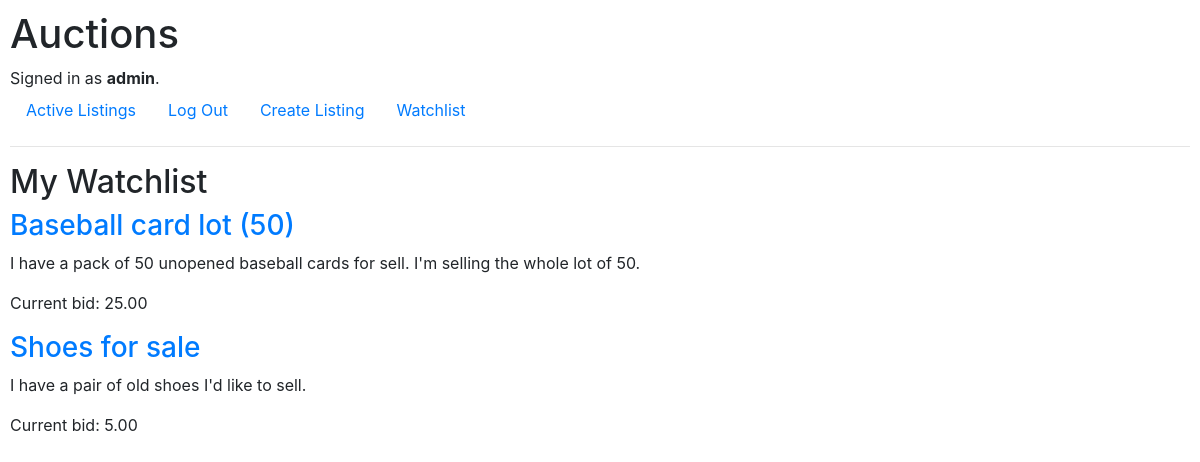
/watchlist (signed in), run on an earlier commit of the app's database.
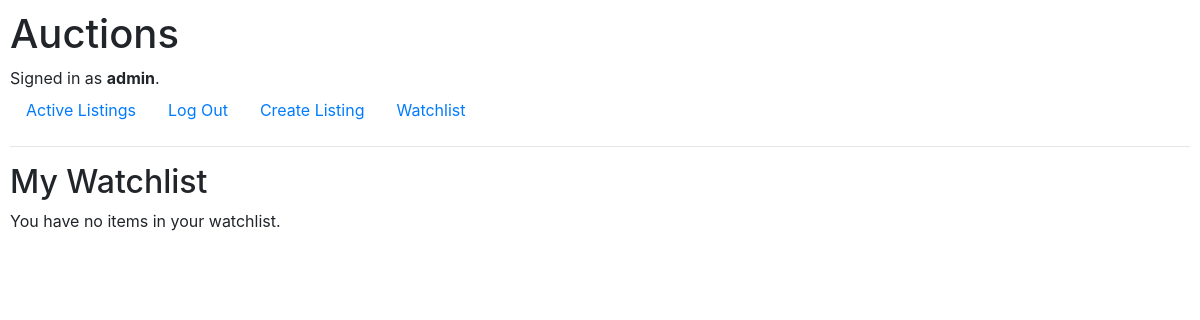
And on a later commit of the database.
### auctions/models.py (models this page shows, shortened)
class User(AbstractUser):
    pass

class Watchlist(models.Model):
    user = models.ForeignKey(User, on_delete=models.CASCADE)
    listing = models.ForeignKey(Listing, on_delete=models.CASCADE)

class Listing(models.Model):
    title = models.CharField(max_length=200)
    description = models.TextField()
    starting_bid = models.DecimalField(max_digits=10, decimal_places=2)
    image_url = models.URLField(blank=True, null=True)
    category = models.CharField(max_length=50, blank=True, null=True)
    user = models.ForeignKey(User, on_delete=models.CASCADE)

### auctions/views.py (the view)
# urls.py: path("watchlist", views.watchlist, name="watchlist"),
@login_required
def watchlist(request):
    user_watchlist = Watchlist.objects.filter(user=request.user)
    return render(request, 'auctions/watchlist.html', {'watchlist': user_watchlist})

### auctions/templates/auctions/watchlist.html (shortened to what this page needs)
{% extends "auctions/layout.html" %}
{% block body %}
<h2>My Watchlist</h2>
<div class="listings">
    {% for watchlist_item in watchlist %}
    <div class="listing">
        <h3><a href="{% url 'listing' watchlist_item.listing.id %}">{{ watchlist_item.listing.title }}</a></h3>
        <p>{{ watchlist_item.listing.description }}</p>
        <p>Current bid: {{ watchlist_item.listing.starting_bid }}</p>
    </div>
    {% empty %}
    <p>You have no items in your watchlist.</p>
    {% endfor %}
</div>
{% endblock %}

### auctions/templates/auctions/layout.html (shortened to what this page needs)
{% load static %}
<!DOCTYPE html>
<html lang="en">
    <head>
        <link rel="stylesheet" href="https://stackpath.bootstrapcdn.com/bootstrap/4.4.1/css/bootstrap.min.css">
        <link href="{% static 'auctions/styles.css' %}" rel="stylesheet">
    </head>
    <body>
        <h1>Auctions</h1>
        <div>
            {% if user.is_authenticated %}
                Signed in as <strong>{{ user.username }}</strong>.
            {% else %}
                Not signed in.
            {% endif %}
        </div>
        <ul class="nav">
            <li class="nav-item">
                <a class="nav-link" href="{% url 'index' %}">Active Listings</a>
            </li>
            {% if user.is_authenticated %}
                <li class="nav-item">
                    <a class="nav-link" href="{% url 'logout' %}">Log Out</a>
                </li>
                <li class="nav-item">
                    <a class="nav-link" href="{% url 'create-listing' %}">Create Listing</a>
                </li>
                <li class="nav-item">
                    <a class="nav-link" href="{% url 'watchlist' %}">Watchlist</a>
                </li>
            {% endif %}
        </ul>
        <hr>
        {% block body %}
        {% endblock %}
    </body>
</html>

### auctions/static/auctions/styles.css (style rules this page uses)
body { padding: 10px; }

What changed in the data, as far as the page shows it:
removed Watchlist: listing "Baseball card lot (50)", listing.description "I have a pack of 50 unopened baseball cards for sell. I'm selling the whole lot of 50.", listing.starting_bid "25.00"
removed Watchlist: listing "Shoes for sale", listing.description "I have a pair of old shoes I'd like to sell.", listing.starting_bid "5.00"
Also different on the page:
text now shown: "You have no items in your watchlist."
